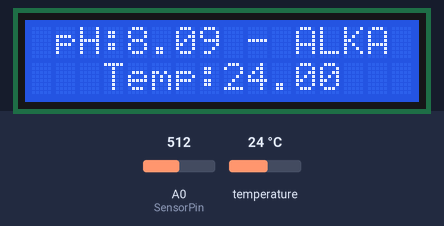
This sketch was run on a simulated Arduino Uno, built with avr-gcc and run on an emulated ATmega328P. Shown: 16×2 character LCD. Inputs (shaded band) come from the test bench; at power-on: A0 (SensorPin) = 512, temperature 24 °C. What the sketch prints to the serial monitor is not drawn.

Above: at 4.2 s.
4.3 s: A0 (SensorPin) set to 523
At 6.9 s:
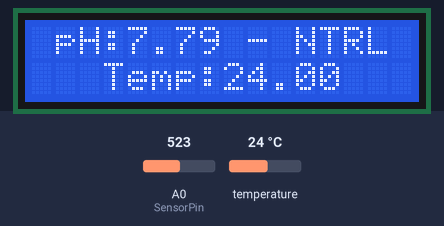
7.2 s: A0 (SensorPin) set to 539
At 7.9 s:
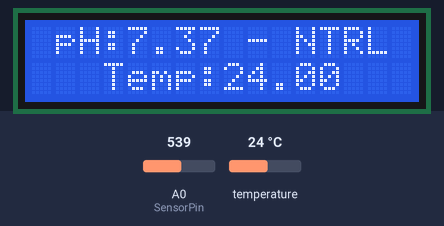
9.0 s: A0 (SensorPin) set to 568
At 10.0 s:
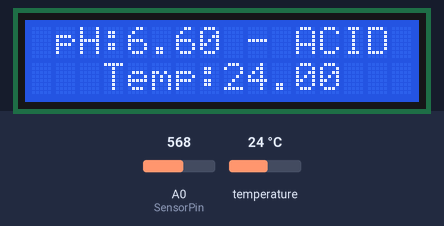
10.8 s: temperature set to 41 °C
At 11.5 s:
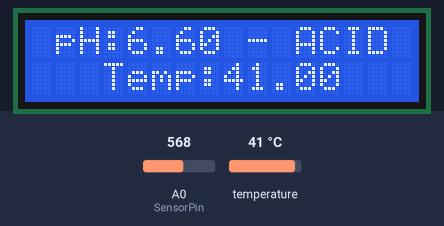
12.6 s: temperature set to 12 °C
At 13.6 s:
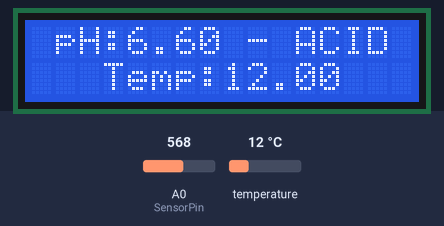
14.4 s: temperature set to 19 °C
At 15.6 s:
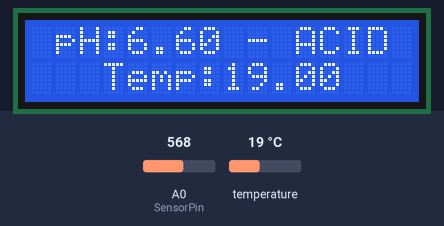
Timing chart, 0 to 17.2 s (numbered marks = the images above; inputs shaded):
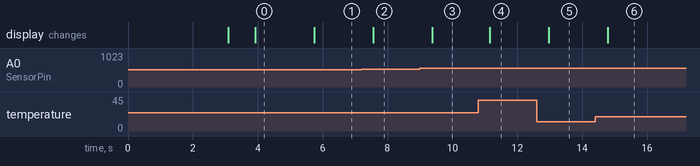

Measured:
- the behaviour switches between 515 and 516 on A0 (SensorPin) (found by bisection; images 0 and 1)
- the behaviour switches between 552 and 553 on A0 (SensorPin) (found by bisection; images 2 and 3)
- after the input at 4.3 s, the display: changes after 1.4 s (image 1)
- after the input at 7.2 s, the display: changes after 0.36 s (image 2)
- after the input at 9.0 s, the display: changes after 0.38 s (image 3)
- after the input at 10.8 s, the display: changes after 0.35 s (image 4)
- after the input at 12.6 s, the display: changes after 0.37 s (image 5)
- after the input at 14.4 s, the display: changes after 0.39 s (image 6)

The sketch:

main.ino
```cpp
#include <OneWire.h>
#include <DallasTemperature.h>
#include <LiquidCrystal_I2C.h>
#define ONE_WIRE_BUS 2
#define SensorPin A0

//set LCD address
LiquidCrystal_I2C lcd(0x27,16,2);

// Calibration parameters (adjust during calibration)
float calibrationOffset = 0.0;
float calibrationSlope = -3.5;

// Temperature Sensor
OneWire oneWire(ONE_WIRE_BUS);
DallasTemperature sensors(&oneWire);

void setup() {
  lcd.init();
  lcd.clear();
  lcd.backlight();
  //pinMode(13, OUTPUT);
  Serial.begin(9600);
  sensors.begin();
  Serial.println("Ready");
  lcd.setCursor(3,0);
  lcd.print("INITIATING");
  delay(3000);
  lcd.clear();
}

// pH Sensor Function
void phGravitySensor() {
  float measure = analogRead(A0);  //Read pin A0
  double voltage = measure*5/1024; //Analog-to-Digital Conversion


  // PH_step (Voltage/pH Unit) = (Voltage@PH7-Voltage@PH4)/(PH7 - PH4)
  float pH = 7+((2.70 - voltage)/0.1841); // PH_probe = PH7-((Voltage@PH7-Voltage@probe)/PH_step) //Calibrating
  Serial.print("PH: ");
  Serial.println(pH);
  lcd.setCursor(1, 0);
  lcd.print("pH:");
  lcd.setCursor(4, 0);
  lcd.print(pH);
  if(pH <= 7){
    Serial.println(" - Acid");
    lcd.setCursor(8, 0);
    lcd.print(" - ACID"); // ACID
  }else{
    Serial.println("- NTRL"); // Neutral
    lcd.setCursor(8, 0);
    lcd.print(" - NTRL");
  }
  if(pH >= 8){
    Serial.println("Alkaline"); //ALKA
    lcd.setCursor(8, 0);
    lcd.print(" - ALKA");
  }
}

// Temperature Sensor Function
void tempSensor() {
   // Send the command to get temperatures
  sensors.requestTemperatures();

  //print the temperature in Celsius
  lcd.setCursor(3, 1);
  lcd.print("Temp");
  lcd.setCursor(7,1);
  lcd.print(":");
  Serial.print("Temperature: ");
  lcd.setCursor(8,1);
  lcd.print(sensors.getTempCByIndex(0));
  Serial.print(sensors.getTempCByIndex(0));
  Serial.print((char)176);//shows degrees character
  Serial.print("C  |  ");

  //print the temperature in Fahrenheit
  Serial.print((sensors.getTempCByIndex(0) * 9.0) / 5.0 + 32.0);
  Serial.print((char)176);//shows degrees character
  Serial.println("F");

  //delay(500);
}

void loop() {
  tempSensor();
  //delay(1000);
  phGravitySensor();
  delay(1000);
}
```
